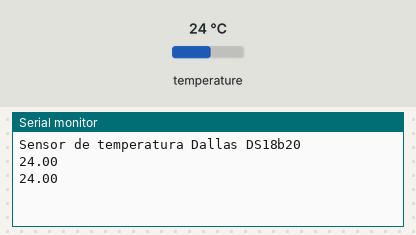
Simulated run of this sketch. Board: Arduino Uno, built with avr-gcc and run on an emulated ATmega328P. Shown: the last lines printed to the serial monitor. Inputs (shaded band) come from the test bench; at power-on: temperature 24 °C.

Above: at 2.4 s.
2.5 s: temperature set to 12 °C
At 2.9 s:
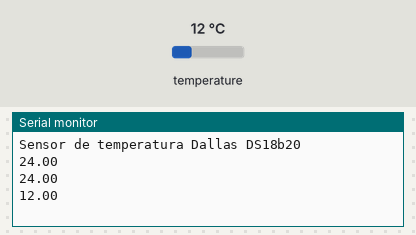
4.0 s: temperature set to 19 °C
At 4.9 s:
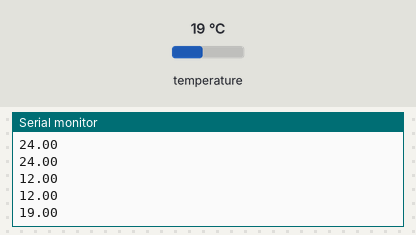
Timing chart, 0 to 7.0 s (numbered marks = the images above; inputs shaded):
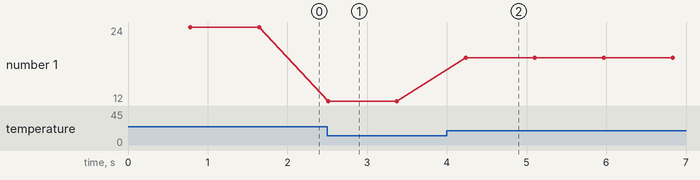

The sketch:

ds18b20_definitiu.ino
```cpp
#include <OneWire.h>
#include <DallasTemperature.h>
#include <Wire.h>  //Vem no Arduino já
//Essa é a bliblioteca do LCD + I2C pode ser comentada
//Deixarei o texto "(Pode comentar LCD + I2C)" caso não esteja usando LCD e I2C

//variavel do pino que esta plugado o Sensor
//Neste caso é o pino 2, mais pode usar qualquer pino digital
#define ONE_WIRE_BUS 2


//Instacia o Objeto oneWire e Seta o pino do Sensor para iniciar as leituras
OneWire oneWire(ONE_WIRE_BUS);

// Pass our oneWire reference to Dallas Temperature.
//Repassa as referencias do oneWire para o Sensor Dallas (DS18B20)
DallasTemperature sensor(&oneWire);
//(Pode comentar)

void setup()
{
  //Inicia a Serial
  Serial.begin(9600);
  Serial.println("Sensor de temperatura Dallas DS18b20");
  //Inicia o objeto da biblioteca do Dallas
  sensor.begin();
}

void loop()
{
  //Envia o comando para obter temperaturas
  sensor.requestTemperatures();
 // A temperatura em Celsius para o dispositivo 1 no índice 0 (é possivel ligar varios sensores usando a mesma porta do arduino)
  float leitura=sensor.getTempCByIndex(0);
   //Imprime na serial a varivel que recebe os dados do Sensor
   Serial.println(leitura);
   delay(100);


}
```

Measured:
- after the input at 2.5 s, the serial monitor: prints a new line at once (image 1)
- after the input at 4.0 s, the serial monitor: prints a new line after 0.24 s (image 2)
- plotted number 1: 24 → 12 after the input at 2.5 s, 12 → 19 after the input at 4.0 s
